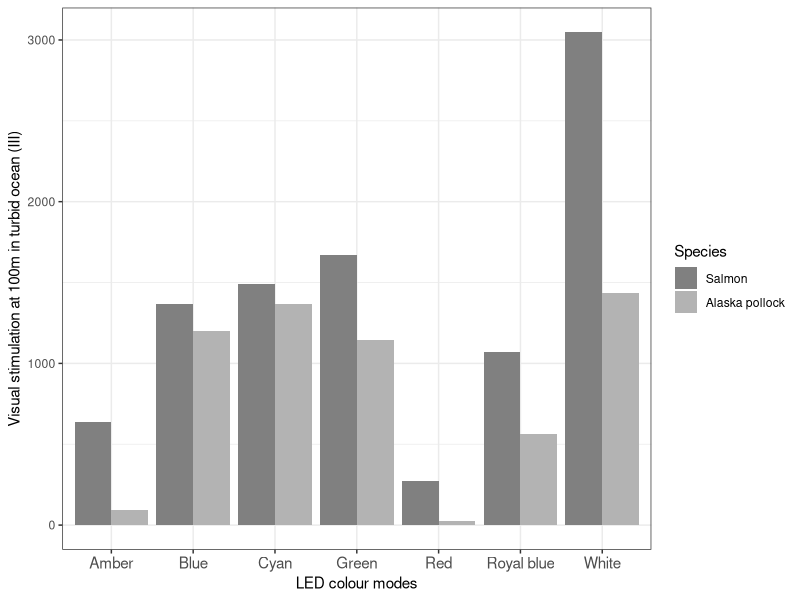
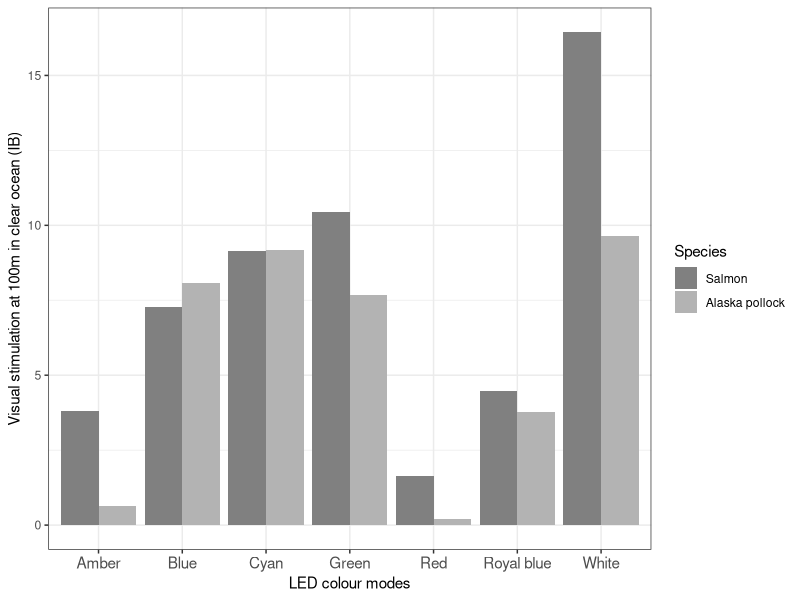
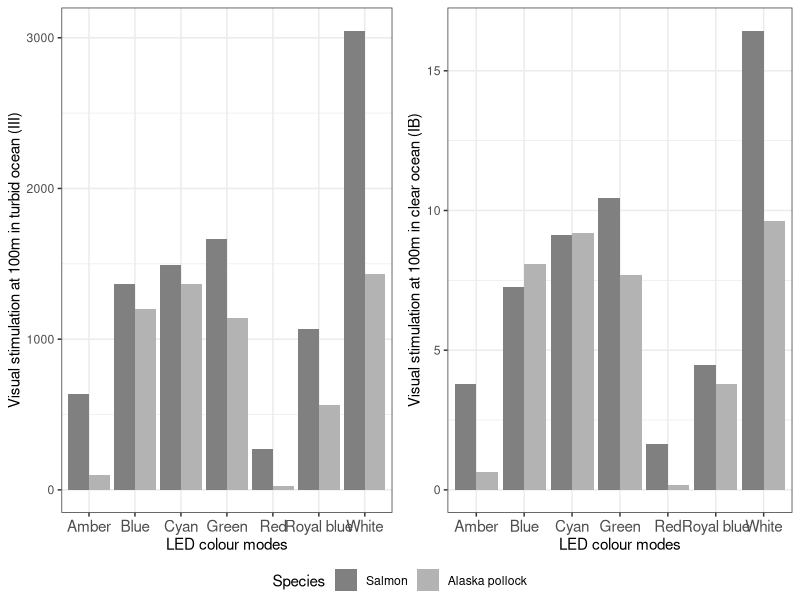
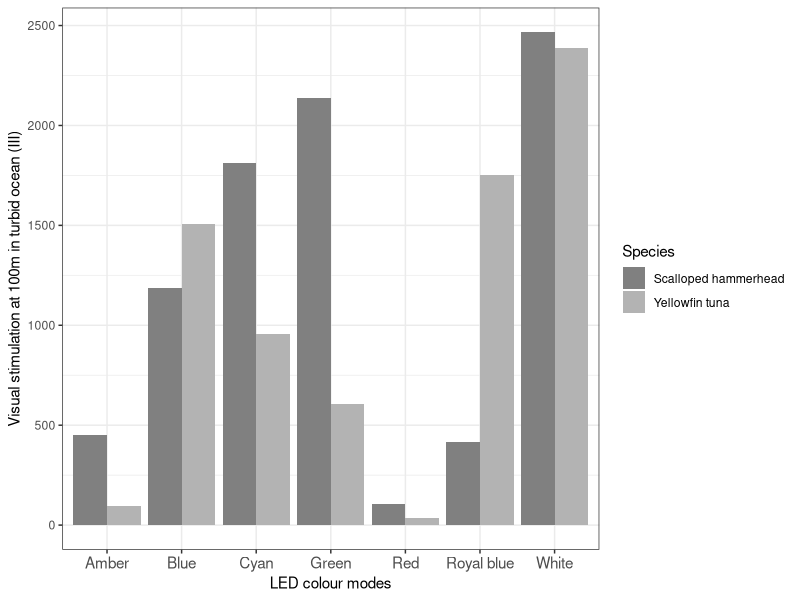
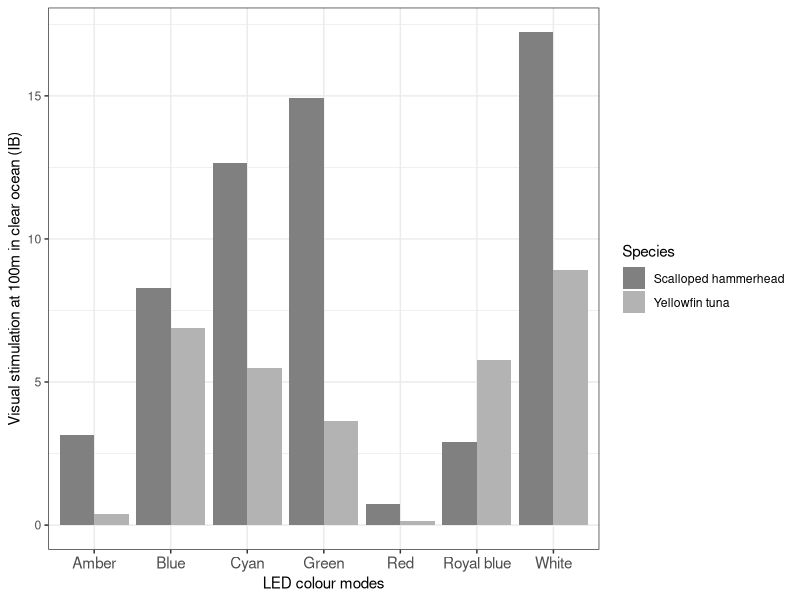
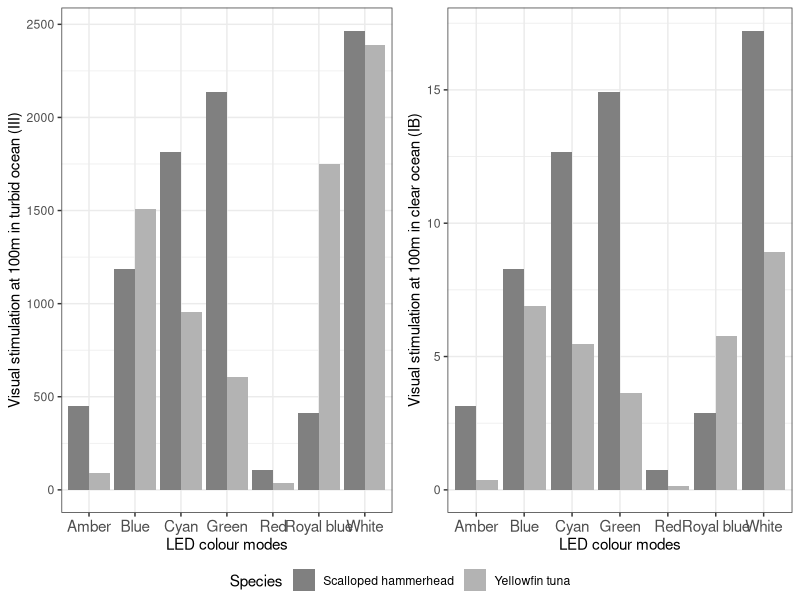
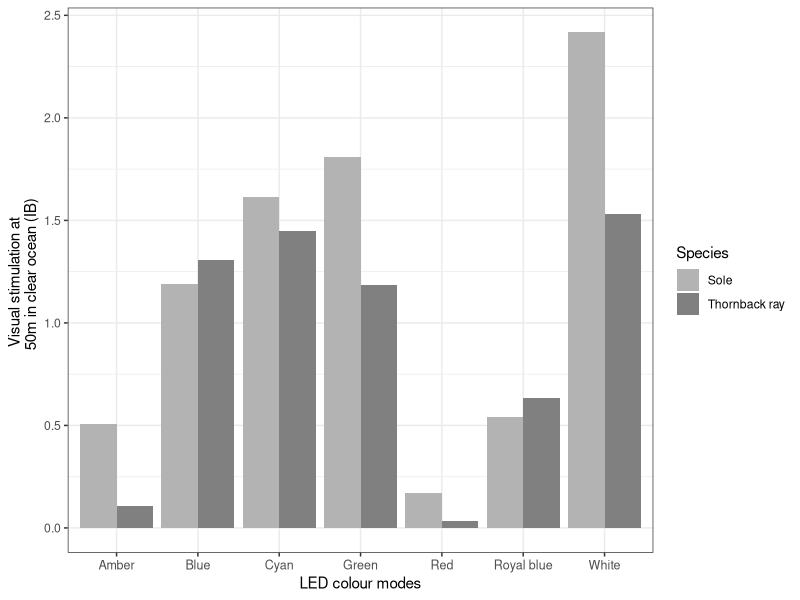
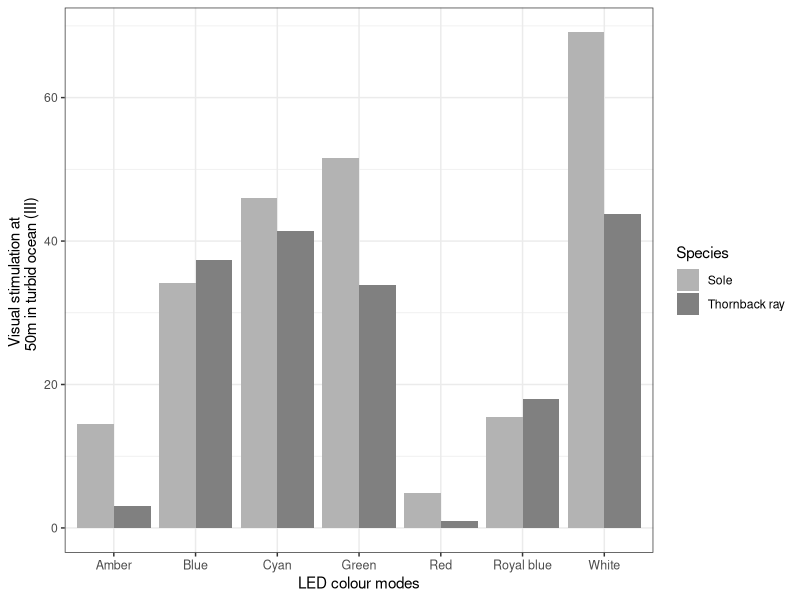

The R script that drew these images, in order: (Note: this script raises an error after producing the figures.)
##Model script for generating values for species' photoreceptor stimulation
##to different coloured LEDs in different water conditions
##Quantum-catch model

#set WD

############Data files####################
##LED COLOURS - irradiance measured 50cm from LED in dark room 
###7 different colour modes.
LED<-read.csv("LED_normalised_new.csv")
##species - generated from inputting peak sensitivities into Pigment Model excel doc.
##which is based on Govardovskiĭ et al 2000 pigment model
species<-read.csv("bycatch_target_sensitivity.csv")
##ocular media files - based on Thorpe et al 1993 pigment classification
###or extracted from the literature from measurements (see Species vision document)
ray_lens<-read.csv("raja_lens_processed.csv")
cod_lens<-read.csv("gadoid_lens_processed.csv")
##need to add 1 up to 700nm
juvenile_yellowfin_lens<-read.csv("juvenile_yellowfin_lens_processed.csv")
sole_lens<-read.csv("raja_lens_processed.csv")
salmon_lens<-read.csv("raja_lens_processed.csv")
##same T50 value as ray
walleye_lens<-read.csv("gadoid_lens_processed.csv")
##gadoid family
juvenile_hammerhead_lens<-read.csv("hammerhead_lens_processed.csv")
##check all 401 in length

##water type backgrounds - extracted from Sticklus 2015, based on Jerlov's ocean quantification
jerlovIb<-read.csv("jerlovIb.csv")
jerlovIII<-read.csv("jerlovIII.csv")

library(dplyr)

##-LED data is normalised for each colour mode (see 'normalising LED spectra' r script)
##species relative sensitivity is the photoreceptor curve for each species (derived from pigment template Govardovskii et al 2000)
##-All relative sensitivities are normalised between 0 and 1.
##-Categories = photoreceptor types (shorter wavelength: sw, medium: mw, longer: lw, rod)
##species = cod, nephrops
##dl=dark,light, unknown (the ambient light conditions that photoreceptor sensitivity was measured in, see Species vision)
##-Aim is to multiply each LED colour mode spectra by each species' sensitivity, 
##then get overall sum of photoreceptor stimulation for different light colour modes
##and for each photoreceptor a species has
##Do the same for background  - multiply photoreceptor sensitivity by background
##then get a ratio of LED to background as final model output
##-Ocular media files (how light transmits through eye structures before retina) for different species
##-These files have been processed from graph extraction software (see 'Ocular media extraction instructions' r script)


##########Species dataframe sorting####################
species_split <- split(species, paste0(species$photoreceptor,sep="_", species$species, sep="_", species$dl))
##split by species, photoreceptor type and dl
##when using bigger dataset, should be maximum of 4 different photoreceptor type
##so maximum of 4 lists per species.
species_split[["lw_salmon_dark"]]
##check out a particular list

a<-lapply(species_split, `[`, 4)

##create a dataframe that reduces lists to just the sensitivity of species,removes every column apart from 4th
#use 'a' to get seperate columns for each species
library("tidyverse")
species_rename<-map2(a, names(a),~rename_all(.x, function(z) paste(.y, z, sep = ".")))
species_df<-(as.data.frame(species_rename))
##add wavelength values in 1nm increments
species_df$wavelength=(300:700)

##next step is to multiply ocular media by photoreceptor sensitivity
##as each ocular media sensitivity is a different file for each species,
##there is separate lines of code for this, per species

#thornbackray
species_df$rod_thornbackray_unknown_OM_sensitivity<-species_df$rod_thornback.ray_unknown.sensitivity*ray_lens$sensitivity
##cod sw
species_df$sw_cod_light_OM_sensitivity<-species_df$sw_cod_light.sensitivity*cod_lens$sensitivity
##cod mw
species_df$mw_cod_light_OM_sensitivity<-species_df$mw_cod_light.sensitivity*cod_lens$sensitivity
##yellowfin rod
species_df$rod_yellowfintuna_dark_OM_sensitivity<-species_df$rod_yellowfin.tuna_dark.sensitivity*juvenile_yellowfin_lens$sensitivity
##yellow fin tuna sw
species_df$sw_yellowfintuna_dark_OM_sensitivity<-species_df$sw_yellowfin.tuna_dark.sensitivity*juvenile_yellowfin_lens$sensitivity
##yellow fin tuna mw
species_df$mw_yellowfintuna_dark_OM_sensitivity<-species_df$mw_yellowfin.tuna_dark.sensitivity*juvenile_yellowfin_lens$sensitivity
##sole sw
species_df$sw_sole_dark_OM_sensitivity<-species_df$sw_sole_dark.sensitivity*sole_lens$sensitivity
#sole mw1
species_df$mw1_sole_dark_OM_sensitivity<-species_df$mw1_sole_dark.sensitivity*sole_lens$sensitivity
#sole mw2
species_df$mw2_sole_dark_OM_sensitivity<-species_df$mw2_sole_dark.sensitivity*sole_lens$sensitivity
#sole lw
species_df$lw_sole_dark_OM_sensitivity<-species_df$lw_sole_dark.sensitivity*sole_lens$sensitivity
#sole rod
species_df$rod_sole_dark_OM_sensitivity<-species_df$rod_sole_dark.sensitivity*sole_lens$sensitivity
#salmon sw
species_df$sw_salmon_dark_OM_sensitivity<-species_df$sw_salmon_dark.sensitivity*salmon_lens$sensitivity
#salmon mw
species_df$mw_salmon_dark_OM_sensitivity<-species_df$mw_salmon_dark.sensitivity*salmon_lens$sensitivity
#salmon lw
species_df$lw_salmon_dark_OM_sensitivity<-species_df$lw_salmon_dark.sensitivity*salmon_lens$sensitivity
#salmon rod
species_df$rod_salmon_dark_OM_sensitivity<-species_df$rod_salmon_dark.sensitivity*salmon_lens$sensitivity
#walleye mw
species_df$mw_walleyepollock_dark_OM_sensitivity<-species_df$mw_walleyepollock_dark.sensitivity*walleye_lens$sensitivity
##hammerhead rod
species_df$rod_juvenilehammerhead_dark_OM_sensitivity<-species_df$rod_juvenilehammerhead_dark.sensitivity*juvenile_hammerhead_lens$sensitivity


##Create new dataframe for ocular media values
ocularmedia<-select(species_df, contains("OM_"))
##now to normalise all columns
##can apply a function to dataframe
normalise <- function(x, na.rm = TRUE) {
  ranx <- range(x, na.rm = na.rm)
  (x - ranx[1]) / diff(ranx)
}

ocularmedia1<-lapply(ocularmedia, FUN=normalise)
##makes into a list

#now to multiply every column in the list by LED values to get quantum catch
##values
white<-sapply(ocularmedia1,FUN= function(x) x*LED$white.norm)
colnames(white) <- paste("white", colnames(white), sep = "_")
##adds prefix of 'white' to all column names. repeat for all colour modes
blue<-sapply(ocularmedia1, FUN= function(x) x*LED$blue.norm)
colnames(blue) <- paste("blue", colnames(blue), sep = "_")
green<-sapply(ocularmedia1,FUN= function(x) x*LED$green.norm)
colnames(green) <- paste("green", colnames(green), sep = "_")
cyan<-sapply(ocularmedia1,FUN= function(x) x*LED$cyan.norm)
colnames(cyan) <- paste("cyan", colnames(cyan), sep = "_")
red<-sapply(ocularmedia1,FUN= function(x) x*LED$red.norm)
colnames(red) <- paste("red", colnames(red), sep = "_")
royalblue<-sapply(ocularmedia1,FUN= function(x) x*LED$royalblue.norm)
colnames(royalblue) <- paste("royalblue", colnames(royalblue), sep = "_")
amber<-sapply(ocularmedia1,FUN= function(x) x*LED$amber.norm)
colnames(amber) <- paste("amber", colnames(amber), sep = "_")

allcolours<-cbind(blue,white,cyan,green,red,royalblue,amber)
allcolours<-as.data.frame(allcolours)
#write.csv(allcolours, "allcoloursquantumcatch1nm.csv")

#########Quantum catch colour modes###########
##sum all colour modes to get quantum catch for each photoreceptor type of each species, for each colour mode
qcvalues<-colSums(allcolours)
qcvalues<-as.data.frame(qcvalues)
##adds new column with row name filled, so now dataframe has 2 columns
qcvalues<-setNames(cbind(rownames(qcvalues), qcvalues, row.names = NULL), 
                   c("species", "QC.light"))
##these are the 'raw' Quatum catch values, assuming no background light
##next step would be to find background irradiance total 
##sort original qc dataframe by colour
##separate by each "_"
library("stringr")
qcvalues2<-as.data.frame(str_split_fixed(qcvalues$species, "_", 6))
qcvalues3<-cbind(qcvalues2, qcvalues$QC.light)
##get rid of unnecessary OM and sensitivity column
qcvalues3<-subset(qcvalues3, select = -c(V5,V6))
colnames(qcvalues3)[1]=("colour")
colnames(qcvalues3)[2]=("photoreceptor")
colnames(qcvalues3)[3]=("species")
colnames(qcvalues3)[4]=("light_conditions_photoreceptors")
colnames(qcvalues3)[5]=("quantum_catch_OM")

###subset for each colour
amber<-subset(qcvalues3, qcvalues3$colour=="amber")
royalblue<-subset(qcvalues3, qcvalues3$colour=="royalblue")
blue<-subset(qcvalues3, qcvalues3$colour=="blue")
cyan<-subset(qcvalues3, qcvalues3$colour=="cyan")
green<-subset(qcvalues3, qcvalues3$colour=="green")
white<-subset(qcvalues3, qcvalues3$colour=="white")
red<-subset(qcvalues3, qcvalues3$colour=="red")



##########Water type quantum catch##############
##need to multiply ocular media table by irradiance of water type for every nm,
##so use ocularmedia1 list and convert to df
ocularmedia_df<-as.data.frame(ocularmedia1)
ocularmedia_df$wavelength=(300:700)
#write.csv(ocularmedia_df, "ocularmedia_df.csv")




###Jerlov type III - semi turbid at 20m

jerlovIII_20m<-mapply(ocularmedia1,FUN= function(x) x*jerlovIII$irradiance_20m)
jerlovIII_20m<-as.data.frame(jerlovIII_20m)
qc_jerlovIII_20m<-colSums(jerlovIII_20m)
qc_jerlovIII_20m<-as.data.frame(qc_jerlovIII_20m)
##add new column with row name filled, so now dataframe has 2 columns
qc_jerlovIII_20m<-setNames(cbind(rownames(qc_jerlovIII_20m), qc_jerlovIII_20m, row.names = NULL), 
                           c("species", "qc_jerlovIII_20m"))


##divide LED qc by quantum catch background
amber$quantumcatch_jerlovIII_20m=amber$quantum_catch_OM/qc_jerlovIII_20m$qc_jerlovIII_20m
royalblue$quantumcatch_jerlovIII_20m=royalblue$quantum_catch_OM/qc_jerlovIII_20m$qc_jerlovIII_20m
blue$quantumcatch_jerlovIII_20m<-blue$quantum_catch_OM/qc_jerlovIII_20m$qc_jerlovIII_20m
cyan$quantumcatch_jerlovIII_20m<-cyan$quantum_catch_OM/qc_jerlovIII_20m$qc_jerlovIII_20m
green$quantumcatch_jerlovIII_20m<-green$quantum_catch_OM/qc_jerlovIII_20m$qc_jerlovIII_20m
white$quantumcatch_jerlovIII_20m<-white$quantum_catch_OM/qc_jerlovIII_20m$qc_jerlovIII_20m
red$quantumcatch_jerlovIII_20m<-red$quantum_catch_OM/qc_jerlovIII_20m$qc_jerlovIII_20m
qc_final_jerlovIII<-rbind(royalblue,blue,cyan,green,amber,red,white)

##50m

jerlovIII_50m<-mapply(ocularmedia1,FUN= function(x) x*jerlovIII$irradiance_50m)
jerlovIII_50m<-as.data.frame(jerlovIII_50m)
qc_jerlovIII_50m<-colSums(jerlovIII_50m)
qc_jerlovIII_50m<-as.data.frame(qc_jerlovIII_50m)
##add new column with row name filled, so now dataframe has 2 columns
qc_jerlovIII_50m<-setNames(cbind(rownames(qc_jerlovIII_50m), qc_jerlovIII_50m, row.names = NULL), 
                           c("species", "qc_jerlovIII_50m"))


###Jerlov III 50m
amber$quantumcatch_jerlovIII_50m=amber$quantum_catch_OM/qc_jerlovIII_50m$qc_jerlovIII_50m
royalblue$quantumcatch_jerlovIII_50m=royalblue$quantum_catch_OM/qc_jerlovIII_50m$qc_jerlovIII_50m
blue$quantumcatch_jerlovIII_50m<-blue$quantum_catch_OM/qc_jerlovIII_50m$qc_jerlovIII_50m
cyan$quantumcatch_jerlovIII_50m<-cyan$quantum_catch_OM/qc_jerlovIII_50m$qc_jerlovIII_50m
green$quantumcatch_jerlovIII_50m<-green$quantum_catch_OM/qc_jerlovIII_50m$qc_jerlovIII_50m
white$quantumcatch_jerlovIII_50m<-white$quantum_catch_OM/qc_jerlovIII_50m$qc_jerlovIII_50m
red$quantumcatch_jerlovIII_50m<-red$quantum_catch_OM/qc_jerlovIII_50m$qc_jerlovIII_50m
qc_final_jerlovIII<-rbind(royalblue,blue,cyan,green,amber,red,white)

#Jerlov III 100m
jerlovIII_100m<-mapply(ocularmedia1,FUN= function(x) x*jerlovIII$irradiance_100m)
jerlovIII_100m<-as.data.frame(jerlovIII_100m)
qc_jerlovIII_100m<-colSums(jerlovIII_100m)
qc_jerlovIII_100m<-as.data.frame(qc_jerlovIII_100m)
##add new column with row name filled, so now dataframe has 2 columns
qc_jerlovIII_100m<-setNames(cbind(rownames(qc_jerlovIII_100m), qc_jerlovIII_100m, row.names = NULL), 
                            c("species", "qc_jerlovIII_100m"))


#100m
amber$quantumcatch_jerlovIII_100m=amber$quantum_catch_OM/qc_jerlovIII_100m$qc_jerlovIII_100m
royalblue$quantumcatch_jerlovIII_100m=royalblue$quantum_catch_OM/qc_jerlovIII_100m$qc_jerlovIII_100m
blue$quantumcatch_jerlovIII_100m<-blue$quantum_catch_OM/qc_jerlovIII_100m$qc_jerlovIII_100m
cyan$quantumcatch_jerlovIII_100m<-cyan$quantum_catch_OM/qc_jerlovIII_100m$qc_jerlovIII_100m
green$quantumcatch_jerlovIII_100m<-green$quantum_catch_OM/qc_jerlovIII_100m$qc_jerlovIII_100m
white$quantumcatch_jerlovIII_100m<-white$quantum_catch_OM/qc_jerlovIII_100m$qc_jerlovIII_100m
red$quantumcatch_jerlovIII_100m<-red$quantum_catch_OM/qc_jerlovIII_100m$qc_jerlovIII_100m
qc_final_jerlovIII<-rbind(royalblue,blue,cyan,green,amber,red,white)


#### jerlov IB (less turbid open ocean)
#20m
jerlovIb_20m<-mapply(ocularmedia1,FUN= function(x) x*jerlovIb$irradiance_20m)
jerlovIb_20m<-as.data.frame(jerlovIb_20m)
qc_jerlovIb_20m<-colSums(jerlovIb_20m)
qc_jerlovIb_20m<-as.data.frame(qc_jerlovIb_20m)
##add new column with row name filled, so now dataframe has 2 columns
qc_jerlovIb_20m<-setNames(cbind(rownames(qc_jerlovIb_20m), qc_jerlovIb_20m, row.names = NULL), 
                          c("species", "qc_jerlovIb_20m"))


##divide by quantum catch background!
amber$quantumcatch_jerlovIb_20m=amber$quantum_catch_OM/qc_jerlovIb_20m$qc_jerlovIb_20m
royalblue$quantumcatch_jerlovIb_20m=royalblue$quantum_catch_OM/qc_jerlovIb_20m$qc_jerlovIb_20m
blue$quantumcatch_jerlovIb_20m<-blue$quantum_catch_OM/qc_jerlovIb_20m$qc_jerlovIb_20m
cyan$quantumcatch_jerlovIb_20m<-cyan$quantum_catch_OM/qc_jerlovIb_20m$qc_jerlovIb_20m
green$quantumcatch_jerlovIb_20m<-green$quantum_catch_OM/qc_jerlovIb_20m$qc_jerlovIb_20m
white$quantumcatch_jerlovIb_20m<-white$quantum_catch_OM/qc_jerlovIb_20m$qc_jerlovIb_20m
red$quantumcatch_jerlovIb_20m<-red$quantum_catch_OM/qc_jerlovIb_20m$qc_jerlovIb_20m
qc_final_jerlovIb<-rbind(royalblue,blue,cyan,green,amber,red,white)


##jerlov ib 50m 

jerlovIb_50m<-mapply(ocularmedia1,FUN= function(x) x*jerlovIb$irradiance_50m)
jerlovIb_50m<-as.data.frame(jerlovIb_50m)
qc_jerlovIb_50m<-colSums(jerlovIb_50m)
qc_jerlovIb_50m<-as.data.frame(qc_jerlovIb_50m)
##add new column with row name filled, so now dataframe has 2 columns
qc_jerlovIb_50m<-setNames(cbind(rownames(qc_jerlovIb_50m), qc_jerlovIb_50m, row.names = NULL), 
                          c("species", "qc_jerlovIb_50m"))


##divide by quantum catch background!
amber$quantumcatch_jerlovIb_50m=amber$quantum_catch_OM/qc_jerlovIb_50m$qc_jerlovIb_50m
royalblue$quantumcatch_jerlovIb_50m=royalblue$quantum_catch_OM/qc_jerlovIb_50m$qc_jerlovIb_50m
blue$quantumcatch_jerlovIb_50m<-blue$quantum_catch_OM/qc_jerlovIb_50m$qc_jerlovIb_50m
cyan$quantumcatch_jerlovIb_50m<-cyan$quantum_catch_OM/qc_jerlovIb_50m$qc_jerlovIb_50m
green$quantumcatch_jerlovIb_50m<-green$quantum_catch_OM/qc_jerlovIb_50m$qc_jerlovIb_50m
white$quantumcatch_jerlovIb_50m<-white$quantum_catch_OM/qc_jerlovIb_50m$qc_jerlovIb_50m
red$quantumcatch_jerlovIb_50m<-red$quantum_catch_OM/qc_jerlovIb_50m$qc_jerlovIb_50m
qc_final_jerlovIb<-rbind(royalblue,blue,cyan,green,amber,red,white)

##jerlov ib 100m 

jerlovIb_100m<-mapply(ocularmedia1,FUN= function(x) x*jerlovIb$irradiance_100m)
jerlovIb_100m<-as.data.frame(jerlovIb_100m)
qc_jerlovIb_100m<-colSums(jerlovIb_100m)
qc_jerlovIb_100m<-as.data.frame(qc_jerlovIb_100m)
##add new column with row name filled, so now dataframe has 2 columns
qc_jerlovIb_100m<-setNames(cbind(rownames(qc_jerlovIb_100m), qc_jerlovIb_100m, row.names = NULL), 
                           c("species", "qc_jerlovIb_100m"))


##divide by quantum catch background
amber$quantumcatch_jerlovIb_100m=amber$quantum_catch_OM/qc_jerlovIb_100m$qc_jerlovIb_100m
royalblue$quantumcatch_jerlovIb_100m=royalblue$quantum_catch_OM/qc_jerlovIb_100m$qc_jerlovIb_100m
blue$quantumcatch_jerlovIb_100m<-blue$quantum_catch_OM/qc_jerlovIb_100m$qc_jerlovIb_100m
cyan$quantumcatch_jerlovIb_100m<-cyan$quantum_catch_OM/qc_jerlovIb_100m$qc_jerlovIb_100m
green$quantumcatch_jerlovIb_100m<-green$quantum_catch_OM/qc_jerlovIb_100m$qc_jerlovIb_100m
white$quantumcatch_jerlovIb_100m<-white$quantum_catch_OM/qc_jerlovIb_100m$qc_jerlovIb_100m
red$quantumcatch_jerlovIb_100m<-red$quantum_catch_OM/qc_jerlovIb_100m$qc_jerlovIb_100m
qc_final_jerlovIb<-rbind(royalblue,blue,cyan,green,amber,red,white)

####for each species, sum  each column and divide by length of each species group

library(dplyr)

##III 100m
qc_final_jerlov_new <- qc_final_jerlovIb %>%
  group_by(species, colour) %>%
  mutate(qc_total_III_100m=sum(quantumcatch_jerlovIII_100m)/length(species))
#III 50m
qc_final_jerlov_new2 <- qc_final_jerlov_new %>%
  group_by(species, colour) %>%
  mutate(qc_total_III_50m=sum(quantumcatch_jerlovIII_50m)/length(species))

#III 20m
qc_final_jerlov_new2.3 <- qc_final_jerlov_new2 %>%
  group_by(species, colour) %>%
  mutate(qc_total_III_20m=sum(quantumcatch_jerlovIII_20m)/length(species))

##IB 50m
qc_final_jerlov_new3 <- qc_final_jerlov_new2.3 %>%
  group_by(species, colour) %>%
  mutate(qc_total_Ib_50m=sum(quantumcatch_jerlovIb_50m)/length(species))

#IB 100M
qc_final_jerlov_new4.2 <- qc_final_jerlov_new3 %>%
  group_by(species, colour) %>%
  mutate(qc_total_Ib_100m=sum(quantumcatch_jerlovIb_100m)/length(species))
#IB 20M

qc_final_jerlov_new4.3 <- qc_final_jerlov_new4.2 %>%
  group_by(species, colour) %>%
  mutate(qc_total_Ib_20m=sum(quantumcatch_jerlovIb_20m)/length(species))

###reduce down to one column row?
##unique colour column

qc_final_jerlov_new32<-qc_final_jerlov_new4.3[!duplicated(qc_final_jerlov_new4.3$colour), ]

qc_final_jerlov_new32<-qc_final_jerlov_new4.3%>% distinct(colour, .keep_all = TRUE)


library(dplyr)
#qc_final_jerlovIb$qc_irradiance_20m_Ib<- paste(qc_jerlovIb_20m$qc_jerlovIb_20m)
#qc_final_jerlovIb$qc_irradiance_50m_Ib<- paste(qc_jerlovIb_50m$qc_jerlovIb_50m)
#qc_final_jerlovIb$qc_irradiance_20m_III<- paste(qc_jerlovIII_20m$qc_jerlovIII_20m)
#qc_final_jerlovIb$qc_irradiance_50m_III<- paste(qc_jerlovIII_50m$qc_jerlovIII_50m)
#qc_final_jerlovIb$qc_irradiance_20m_3c<- paste(qc_jerlov3C_20m$qc_jerlov3C_20m)
#qc_final_jerlovIb$qc_irradiance_50m_3c<- paste(qc_jerlov3C_50m$qc_jerlov3C_50m)
#write.csv(qc_final_jerlovIb, "quantum_catch__final_values.csv")

#df_transpose = t(qc_final_jerlovIb)

###Final data frame

library(ggplot2)
#walleye
walleye<-subset(qc_final_jerlov_new32, qc_final_jerlov_new32$species=="walleyepollock")
#salmon
salmon<-subset(qc_final_jerlov_new32, qc_final_jerlov_new32$species=="salmon")
#tuna
tuna<-subset(qc_final_jerlov_new32, qc_final_jerlov_new32$species=="yellowfintuna")
#hammerhead
hammerhead<-subset(qc_final_jerlov_new32, qc_final_jerlov_new32$species=="juvenilehammerhead")
sole<-subset(qc_final_jerlov_new32, qc_final_jerlov_new32$species=="sole")
thornbackray<-subset(qc_final_jerlov_new32, qc_final_jerlov_new32$species=="thornbackray")
nephrops<-subset(qc_final_jerlov_new32, qc_final_jerlov_new32$species=="nephrops")
cod<-subset(qc_final_jerlov_new32, qc_final_jerlov_new32$species=="cod")



#######CHAPTER 1 - Visual modelling case studies##########
##Alaska pollock and salmon
##Berring sea, ocean type III (according to Jerlov 1968)
##depths between 330 - 980ft (<100m)
##have data on 100m and 200m
library(ggpubr)
library(scales)

walleye_salmon<-rbind(walleye, salmon)
##100M turbid ocean
colourplotIII<-ggplot(walleye_salmon, aes(fill=species, y=qc_total_III_100m, x=colour)) +
  geom_bar(position="dodge", stat="identity")+
  labs(x = "LED colour modes", 
       y = "Visual stimulation at 100m in turbid ocean (III)",
       fill= "Species")+
  theme_bw()+
  theme(text = element_text(size=11))+
  theme(axis.text.x = element_text(size = 11))+   
  scale_x_discrete(labels = label_wrap(11)) +  theme(text = element_text(size=11))+
  scale_x_discrete(labels=c('Amber', 'Blue', 'Cyan', 'Green', 'Red','Royal blue', 'White'))+
  scale_fill_grey(start = 0.5, end=0.7, labels=c('Salmon', 'Alaska pollock'))
colourplotIII
##salmon is more visually stimulated than pollock

## less turbid water 100m IB
colourplotIb<-ggplot(walleye_salmon, aes(fill=species, y=qc_total_Ib_100m, x=colour)) +
  geom_bar(position="dodge", stat="identity")+
  labs(x = "LED colour modes", 
       y = "Visual stimulation at 100m in clear ocean (IB)",
       fill= "Species")+
  theme_bw()+
  theme(text = element_text(size=11))+
  theme(axis.text.x = element_text(size = 11))+   
  scale_x_discrete(labels = label_wrap(11)) +  theme(text = element_text(size=11))+
  scale_x_discrete(labels=c('Amber', 'Blue', 'Cyan', 'Green', 'Red','Royal blue', 'White'))+
  scale_fill_grey(start = 0.5, end=0.7, labels=c('Salmon', 'Alaska pollock'))
colourplotIb

ggarrange(colourplotIII,colourplotIb, ncol=2, nrow=1, common.legend = TRUE, legend="bottom")

###case study 2 - brazillian longlines scalloped hammerhead and tuna
##open water 100m

tuna_hammerhead<-rbind(tuna, hammerhead)
#both
colourplotIII<-ggplot(tuna_hammerhead, aes(fill=species, y=qc_total_III_100m, x=colour)) +
  geom_bar(position="dodge", stat="identity")+
  labs(x = "LED colour modes", 
       y = "Visual stimulation at 100m in turbid ocean (III)",
       fill= "Species")+
  theme_bw()+
  theme(text = element_text(size=11))+
  theme(axis.text.x = element_text(size = 11))+   
  scale_x_discrete(labels = label_wrap(11)) +  theme(text = element_text(size=11))+
  scale_x_discrete(labels=c('Amber', 'Blue', 'Cyan', 'Green', 'Red','Royal blue', 'White'))+
  scale_fill_grey(start = 0.5, end=0.7, labels=c('Scalloped hammerhead', 'Yellowfin tuna'))
colourplotIII

#ib 100
colourplotIb<-ggplot(tuna_hammerhead, aes(fill=species, y=qc_total_Ib_100m, x=colour)) +
  geom_bar(position="dodge", stat="identity")+
  labs(x = "LED colour modes", 
       y = "Visual stimulation at 100m in clear ocean (IB)",
       fill= "Species")+
  theme_bw()+
  theme(text = element_text(size=11))+
  theme(axis.text.x = element_text(size = 11))+   
  scale_x_discrete(labels = label_wrap(11)) +  theme(text = element_text(size=11))+
  scale_x_discrete(labels=c('Amber', 'Blue', 'Cyan', 'Green', 'Red','Royal blue', 'White'))+
  scale_fill_grey(start = 0.5, end=0.7, labels=c('Scalloped hammerhead', 'Yellowfin tuna'))
colourplotIb


ggarrange(colourplotIII,colourplotIb, ncol=2, nrow=1, common.legend = TRUE, legend="bottom")

##skate and sole
##50m IB - open ocean, not the clearest
thornbackray_sole<-rbind(thornbackray, sole)

#both
colourplotIb<-ggplot(thornbackray_sole, aes(fill=species, y=qc_total_Ib_50m, x=colour)) +
  geom_bar(position="dodge", stat="identity")+
  labs(x = "LED colour modes", 
       y = "Visual stimulation at 
   50m in clear ocean (IB)",
       fill= "Species")+
  theme_bw()+
  theme(axis.text.x = element_text(size = 9))+   
  theme(text = element_text(size=11))+
  scale_x_discrete(labels = label_wrap(10)) +  theme(text = element_text(size=11))+
  scale_x_discrete(labels=c('Amber', 'Blue', 'Cyan', 'Green', 'Red','Royal blue', 'White'))+
  scale_fill_grey(start = 0.7, end=0.5, labels=c('Sole', 'Thornback ray'))
colourplotIb

colourplotIII<-ggplot(thornbackray_sole, aes(fill=species, y=qc_total_III_50m, x=colour)) +
  geom_bar(position="dodge", stat="identity")+
  labs(x = "LED colour modes", 
       y = "Visual stimulation at 
   50m in turbid ocean (III)",
       fill= "Species")+
  theme_bw()+
  theme(axis.text.x = element_text(size = 9))+   
  theme(text = element_text(size=11))+
  scale_x_discrete(labels = label_wrap(10)) +  theme(text = element_text(size=11))+
  scale_x_discrete(labels=c('Amber', 'Blue', 'Cyan', 'Green', 'Red','Royal blue', 'White'))+
  scale_fill_grey(start = 0.7, end=0.5, labels=c('Sole', 'Thornback ray'))
colourplotIII


colourplotIII2<-ggplot(thornbackray_sole, aes(fill=species, y=qc_total_III_20m, x=colour)) +
  geom_bar(position="dodge", stat="identity")+
  labs(x = "LED colour modes", 
       y = "Visual stimulation at 
   20m in turbid ocean (III)",
       fill= "Species")+
  theme_bw()+
  theme(axis.text.x = element_text(size = 9))+   
  theme(text = element_text(size=11))+
  scale_x_discrete(labels = label_wrap(10)) +  theme(text = element_text(size=11))+
  scale_x_discrete(labels=c('Amber', 'Blue', 'Cyan', 'Green', 'Red','Royal blue', 'White'))+
  scale_fill_grey(start = 0.7, end=0.5, labels=c('Sole', 'Thornback ray'))
colourplotIII2

colourplotIb2<-ggplot(thornbackray_sole, aes(fill=species, y=qc_total_Ib_20m, x=colour)) +
  geom_bar(position="dodge", stat="identity")+
  labs(x = "LED colour modes", 
       y = "Visual stimulation at 
   20m in clear ocean (IB)",
       fill= "Species")+
  theme_bw()+
  theme(axis.text.x = element_text(size = 9))+   
  theme(text = element_text(size=11))+
  scale_x_discrete(labels = label_wrap(10)) +  theme(text = element_text(size=11))+
  scale_x_discrete(labels=c('Amber', 'Blue', 'Cyan', 'Green', 'Red','Royal blue', 'White'))+
  scale_fill_grey(start = 0.7, end=0.5, labels=c('Sole', 'Thornback ray'))
colourplotIb2


colourplot3c<-ggplot(thornbackray_sole, aes(fill=species, y=qc_total_3C_20m, x=colour)) +
  geom_bar(position="dodge", stat="identity")+
  labs(x = "LED colour modes", 
       y = "Visual stimulation at 
   20m in coastal waters",
       fill= "Species")+
  theme_bw()+
  theme(axis.text.x = element_text(size = 7))+   
  theme(text = element_text(size=11))+
  scale_x_discrete(labels = label_wrap(10)) +  theme(text = element_text(size=11))+
  scale_x_discrete(labels=c('Amber', 'Blue', 'Cyan', 'Green', 'Red','Royal blue', 'White'))+
  scale_fill_grey(start = 0.7, end=0.5, labels=c('Sole', 'Thornback ray'))
colourplot3c

ggarrange(colourplotIII,colourplotIII2, colourplotIb,colourplotIb2, ncol=2, nrow=2, common.legend = TRUE, legend="bottom")

##nephrops
nephrops<-subset(qc_final_jerlov_new32, qc_final_jerlov_new32$species=="nephrops")
cod<-subset(qc_final_jerlov_new32, qc_final_jerlov_new32$species=="cod")

cod_nephrops<-rbind(cod, nephrops)
#both
colourplotIII<-ggplot(cod_nephrops, aes(fill=species, y=qc_total_III_100m, x=colour)) +
  geom_bar(position="dodge", stat="identity")+
  labs(x = "LED colour modes", 
       y = "Visual stimulation at 100m in turbid ocean (III)",
       fill= "Species")+
  theme_bw()+
  theme(axis.text.x = element_text(size = 11))+   
  scale_x_discrete(labels = label_wrap(11)) +  theme(text = element_text(size=11))+
  scale_x_discrete(labels=c('Amber', 'Blue', 'Cyan', 'Green', 'Red','Royal blue', 'White'))+
  scale_fill_grey(start = 0.5, end=0.7, labels=c('Cod', 'Nephrops'))
colourplotIII

#IB
colourplotIb<-ggplot(cod_nephrops, aes(fill=species, y=qc_total_Ib_100m, x=colour)) +
  geom_bar(position="dodge", stat="identity")+
  labs(x = "LED colour modes", 
       y = "Visual stimulation at 100m in clear ocean (IB)",
       fill= "Species")+
  theme_bw()+
  theme(axis.text.x = element_text(size = 11))+   
  scale_x_discrete(labels = label_wrap(11)) +  theme(text = element_text(size=11))+
  scale_x_discrete(labels=c('Amber', 'Blue', 'Cyan', 'Green', 'Red','Royal blue', 'White'))+
  scale_fill_grey(start = 0.5, end=0.7, labels=c('Cod', 'Nephrops'))
colourplotIb

ggarrange(colourplotIII,colourplotIb, ncol=2, nrow=1, common.legend = TRUE, legend="bottom")
